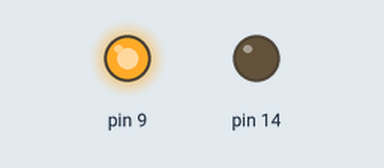
Simulated run of this sketch. Board: Arduino Uno, built with avr-gcc and run on an emulated ATmega328P. On the bench: output pins drawn as LEDs (lit = HIGH).

Above: at 0.5 s.
At 10.5 s:
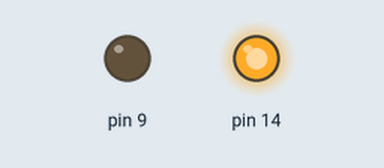
At 12.5 s:
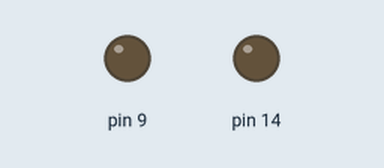
Timing chart, 0 to 14.3 s (numbered marks = the images above):
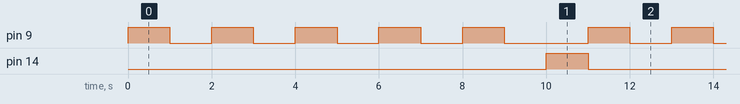

Measured:
- by itself, pin 9: repeats every 11.0 s: 4 × (LOW 1.0 s, HIGH 1.0 s), LOW 2.0 s, HIGH 1.0 s
- by itself, pin 14: alternates HIGH for 1.0 s and LOW for 10.0 s
- by itself, everything shown: repeats every 11.0 s, in 12 steps

The sketch:

Led.ino
```cpp
void setup() {
  pinMode(9,OUTPUT);
  pinMode(14,OUTPUT);


}

void loop() {
  for (int i=0;i<5;i++)
{
  digitalWrite(9,HIGH);
  delay(1000);
  digitalWrite(9,LOW);
  delay(1000);
}
{
  digitalWrite(14,HIGH);
  delay(1000);
  digitalWrite(14,LOW);
}
 }
```
